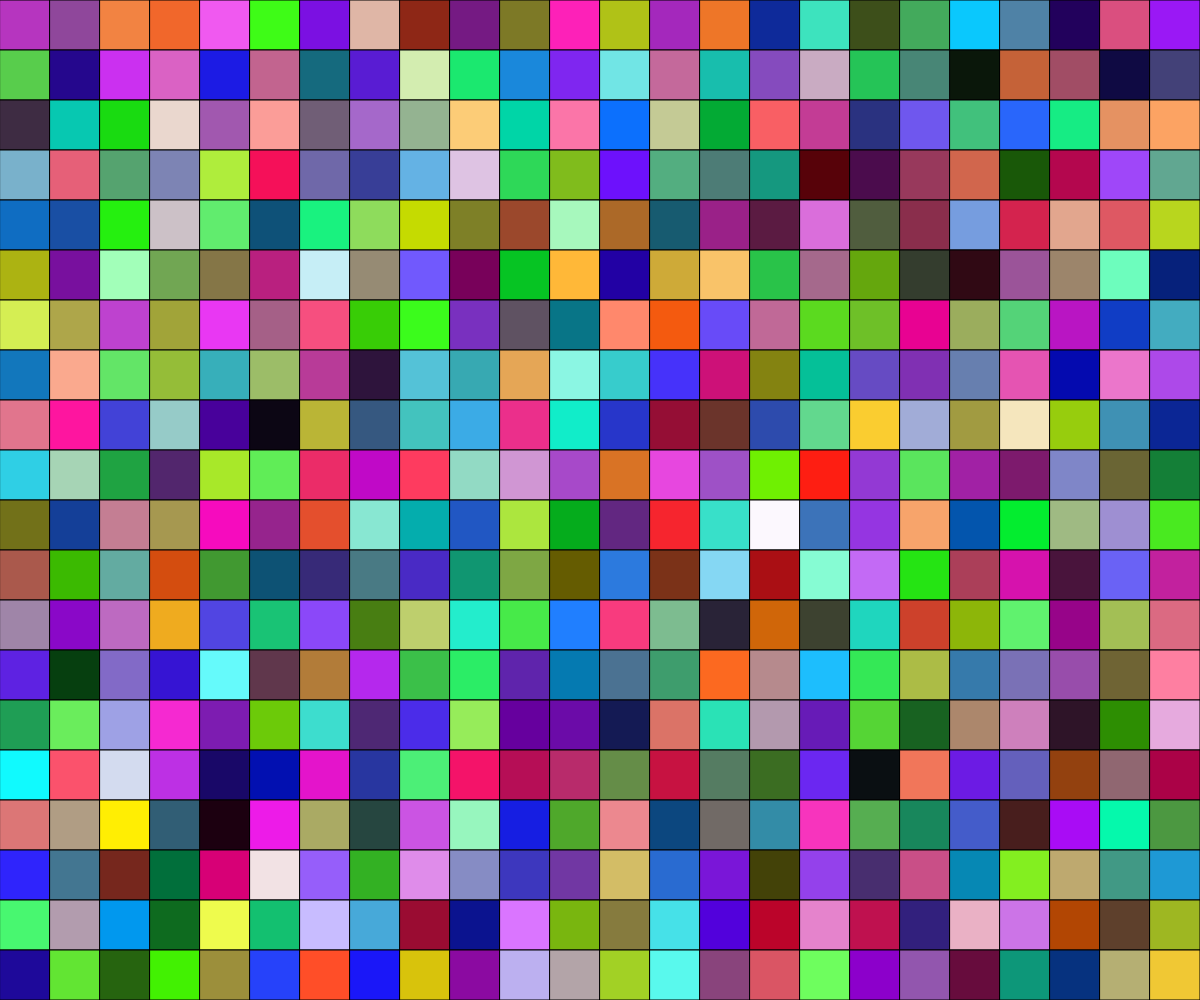
Frame 1 (no input)
Frame 60 (no input): identical to frame 1, image omitted
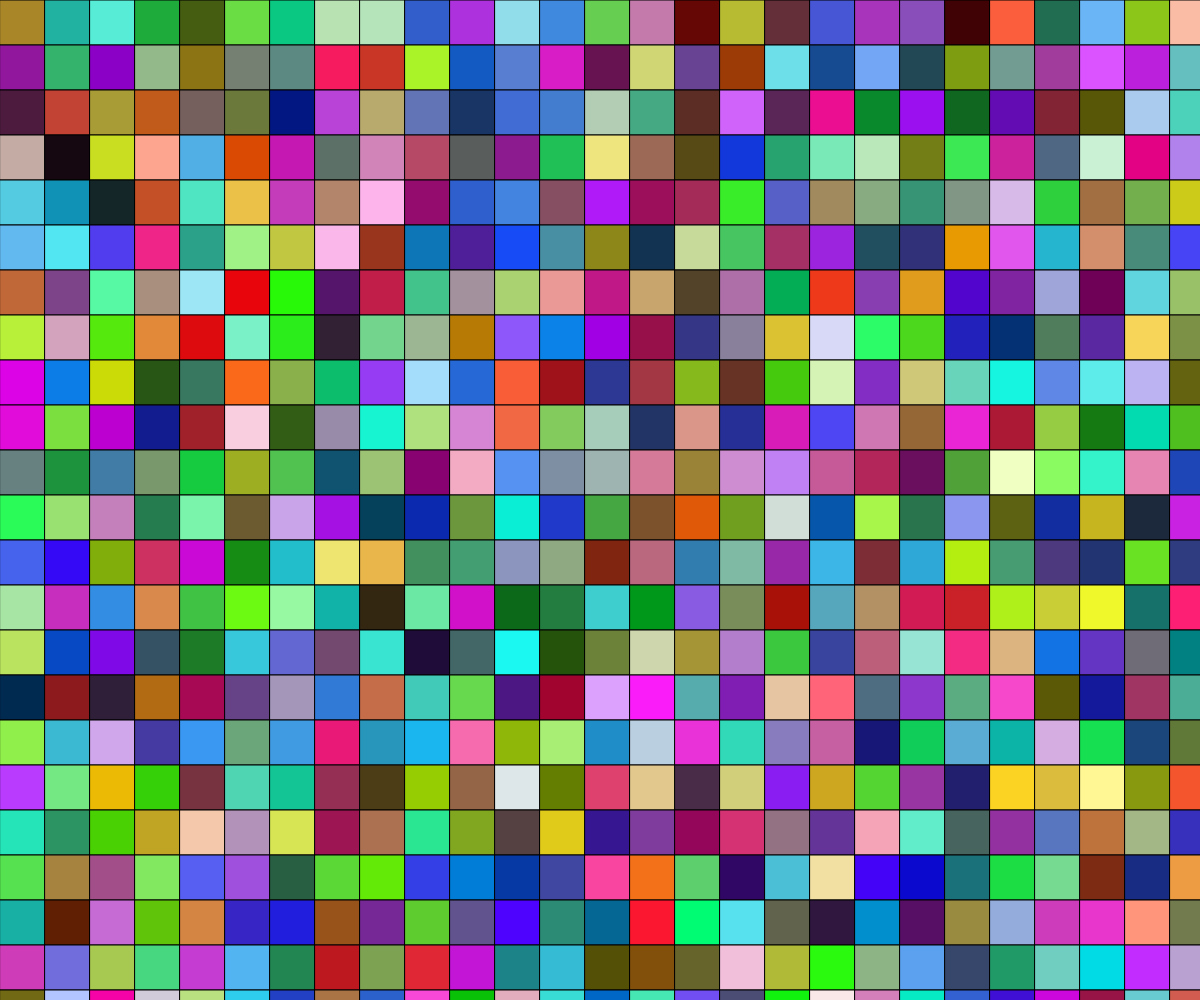
Frame 120 (the mouse pressed at the canvas centre since frame 60)

The p5.js sketch that drew these frames (run headless with seeded random() and noise() and a simulated clock; from frame 60 on, the mouse is pressed at the canvas centre):

// p5.js sketch
// ── sketch.js
// Multi-Coloured Grid
// Lukas Scrobe
// Sept/26/2023
// a random mosaic changing on key press

let gridSpacing = 50;

function setup() {
  createCanvas(windowWidth, windowHeight);
  document.addEventListener("contextmenu", event => event.preventDefault());
  drawGrid();
}

function drawGrid() {
  for (let x = 0; x < width; x = x + gridSpacing) {
    for (let y = 0; y < height; y = y + gridSpacing) {
      fill(random(0, 255), random(0, 255), random(0, 255));
      square(x, y, gridSpacing);
    }
  }
}

function keyPressed() {
  drawGrid();
}

function mousePressed(){
  if(mouseButton === LEFT){
    gridSpacing = gridSpacing - 5;
    if(gridSpacing <= 0){
      gridSpacing = 5;
    }
  }
  if(mouseButton === RIGHT){
    gridSpacing = gridSpacing + 5;
  }
  drawGrid();
}

function draw() {
}
